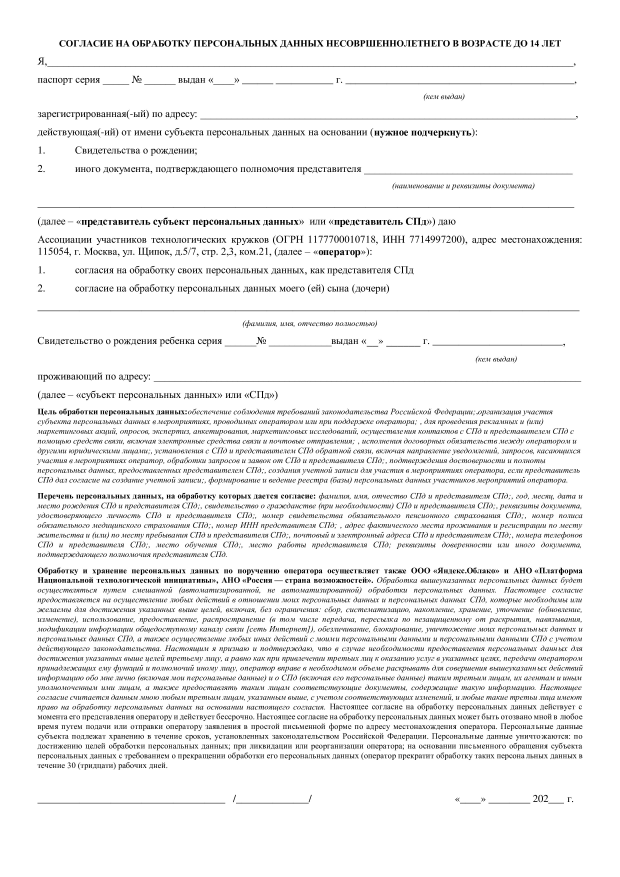
#> input picture im1 — копия.jpg, 2480 x 3508 px, given in place of 13.png, which was not available (shown at 1/4 size)
$ python helper.py
#> lines starting #> are read from the running program, lines starting #| are printed output that depends on the picture; pictures that were not available may be replaced by others from this repository, and a replacement may not be noted
import time
import numpy as np
import argparse
import imutils
import cv2
from os import listdir
from os.path import isfile, join

img = cv2.imread('13.png')
#> img is the input picture: shape (3508, 2480, 3); min 0, max 255, mean 239.5

img = cv2.resize(img, (1095, 1435), interpolation=cv2.INTER_LINEAR_EXACT)
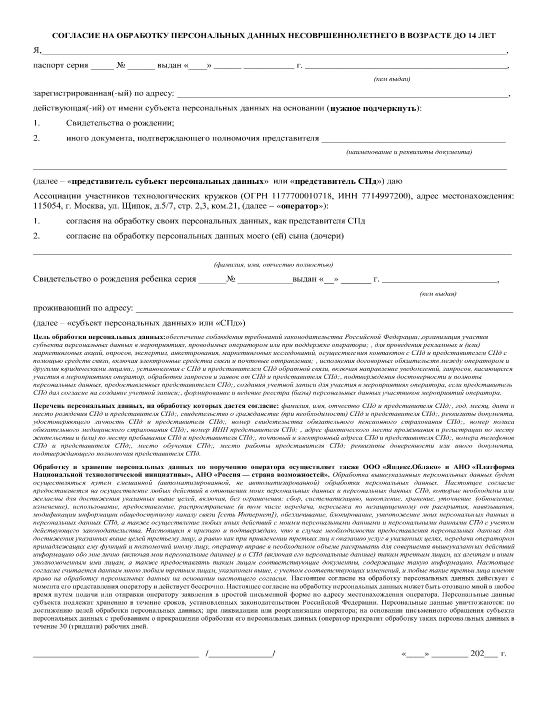
#> img: shape (1435, 1095, 3) (shown at 1/2 size); min 0, max 255, mean 239.6
print(img.shape)
#| (1435, 1095, 3)
mouseX, mouseY = 0, 0


def find_contour(im, accuracy=1):
    a = im
    MAX = 245
    rows, cols = a.shape[0], a.shape[1]
    topI = 0
    botI = rows
    leftJ = 0
    rightJ = cols
    for i in range(int(rows / accuracy), 0, -1):
        mean = a[(i - 1) * accuracy:i * accuracy, int(cols / 10):int(9 * cols / 10)].mean()
        # prev_mean = a[i*accuracy:i*accuracy+accuracy, int(cols/10):int(9*cols/10)].mean()

        if mean < MAX:  # and prev_mean > 254:
            botI = i
            break
    #    print(topI, botI, leftJ, rightJ)
    half = int(accuracy / 2)
    a = a[topI * accuracy - half:botI * accuracy - 5, leftJ * accuracy - half:rightJ * accuracy + half]
    return a


def find_offset(im, accuracy=1):
#> called with accuracy = 1
    a = im
    MAX = 254
    rows, cols = a.shape[0], a.shape[1]
#> rows = 1435; cols = 1095
    topI = leftJ = 0
    for i in range(int(rows / accuracy)):
        mean = a[i * accuracy:i * accuracy + accuracy, 500:575].mean()
        # prev_mean = a[i*accuracy-accuracy:i*accuracy, int(cols/10):int(9*cols/10)].mean()
        if mean < MAX:  # and prev_mean > 254:
            topI = i
            break
#> this loop made 66 passes
#> mean on passes 1 to 12: 255, 255, 255, 255, 255, 255, 255, 255, 255, 255, 255, 255
    for j in range(int(cols / accuracy)):
        mean = a[710:775, j * accuracy:j * accuracy + accuracy].mean()
        # prev_mean = a[int(rows/10):int(9*rows/10), j*accuracy-accuracy:j*accuracy].mean()
        if mean < MAX:  # and prev_mean > 254:
            leftJ = j
            break
    #    print(topI, botI, leftJ, rightJ)
    return topI, leftJ


def draw_circle(event, x, y, flags, param):
    global mouseX, mouseY
    if event == cv2.EVENT_LBUTTONDBLCLK:
        cv2.circle(img, (x, y), 5, (255, 0, 0), -1)
        mouseX, mouseY = x, y
        print(mouseX, mouseY)


cv2.namedWindow('image', cv2.WINDOW_NORMAL)
cv2.setMouseCallback('image', draw_circle)

while (0):
    cv2.imshow('image', img)
    k = cv2.waitKey(20) & 0xFF
    if k == 27:
        break
    elif k == ord('a'):
        print(mouseX, mouseY)

top_offset, left_offset = find_offset(img)
#> top_offset = 65; left_offset = 65
top_offset -= 2
#> top_offset = 63
left_offset -= 1
#> left_offset = 64
print(top_offset, left_offset)
#| 63 64
zones = [[(23, 27), (1072, 49)], [(133, 62), (186, 85)], [(214, 62), (280, 83)], [(356, 65), (395, 84)],
         [(409, 60), (594, 82)], [(619, 60), (1077, 82)], [(329, 125), (1077, 148)],
         [(655, 230), (1073, 252)], [(3, 288), (1077, 314)],
         [(1, 485), (1087, 507)], [(376, 551), (438, 573)], [(465, 550), (588, 572)], [(662, 550), (682, 572)],
         [(697, 550), (768, 572)],
         [(790, 545), (1055, 569)], [(237, 620), (1088, 639)], [(3, 1404), (378, 1428)], [(402, 1404), (544, 1428)],
         [(849, 1404), (887, 1428)], [(905, 1404), (987, 1428)], [(1024, 1404), (1055, 1428)]]
for zone in zones:
    zone = ((zone[0][0] + left_offset, zone[0][1] + top_offset), (zone[1][0] + left_offset, zone[1][1] + top_offset))
    slc = img[zone[0][1]:zone[1][1], zone[0][0]:zone[1][0]]
#> (the run stopped early here; a loop or call above may not have finished)

$ run again, on im2.jpg
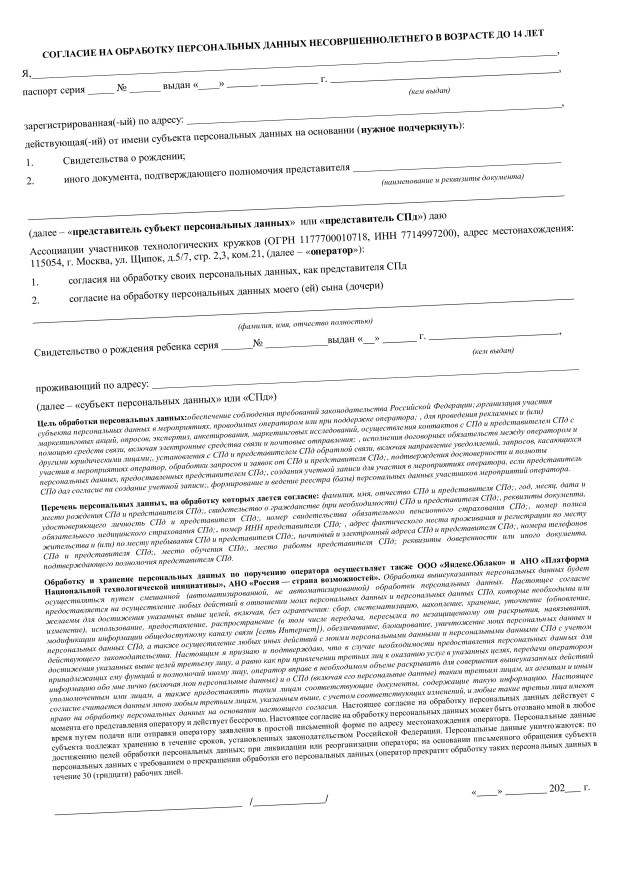
#> input picture im2.jpg, 2480 x 3508 px, given in place of 13.png, which was not available (shown at 1/4 size)
#> img is the input picture: shape (3508, 2480, 3); min 0, max 255, mean 239.7
#> `img = cv2.resize(img, (1095, 1435), interpolation=cv2.INTER_LINEAR_EXA..`:
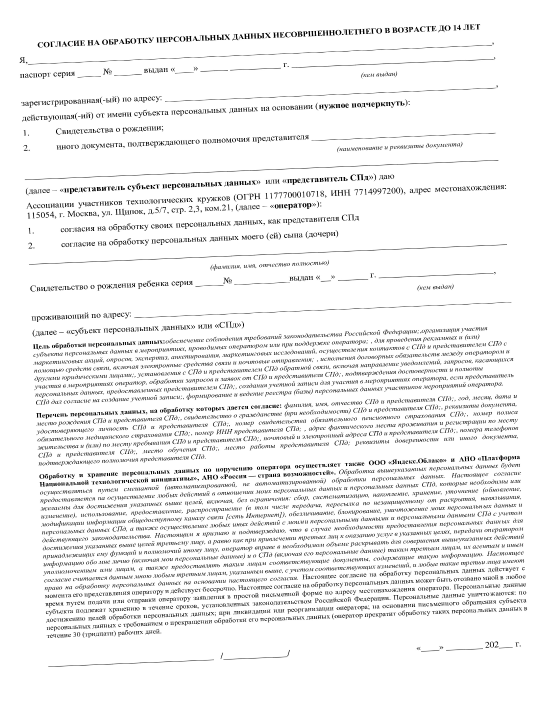
#> img: shape (1435, 1095, 3) (shown at 1/2 size); min 0, max 255, mean 239.7
#| (1435, 1095, 3)
#> the loop in find_offset, `for i in range(int(rows / accuracy)):` made 65 passes
#> mean on passes 1 to 8: 255, 255, 255, 255, 255, 255, 255, 255
#> the loop in find_offset, `for j in range(int(cols / accuracy)):` made 67 passes
#> `top_offset, left_offset = find_offset(img)`: top_offset = 64; left_offset = 66
#> `top_offset -= 2`: top_offset = 62
#> `left_offset -= 1`: left_offset = 65
#| 62 65
